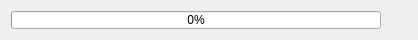
<?xml version="1.0" encoding="UTF-8"?>
<ui version="4.0">
 <class>ProgressWidget</class>
 <widget class="QWidget" name="ProgressWidget">
  <property name="geometry">
   <rect>
    <x>0</x>
    <y>0</y>
    <width>418</width>
    <height>40</height>
   </rect>
  </property>
  <property name="minimumSize">
   <size>
    <width>0</width>
    <height>40</height>
   </size>
  </property>
  <property name="windowTitle">
   <string>Form</string>
  </property>
  <layout class="QHBoxLayout" name="horizontalLayout">
   <item>
    <widget class="QProgressBar" name="progressBar">
     <property name="maximumSize">
      <size>
       <width>16777215</width>
       <height>18</height>
      </size>
     </property>
     <property name="value">
      <number>0</number>
     </property>
     <property name="textVisible">
      <bool>true</bool>
     </property>
     <property name="invertedAppearance">
      <bool>false</bool>
     </property>
     <property name="textDirection">
      <enum>QProgressBar::TopToBottom</enum>
     </property>
     <property name="format">
      <string>%p%</string>
     </property>
    </widget>
   </item>
   <item>
    <widget class="QLabel" name="labelSpeed">
     <property name="text">
      <string/>
     </property>
    </widget>
   </item>
   <item>
    <widget class="QLabel" name="labelTime">
     <property name="text">
      <string/>
     </property>
    </widget>
   </item>
  </layout>
 </widget>
 <resources/>
 <connections/>
</ui>
